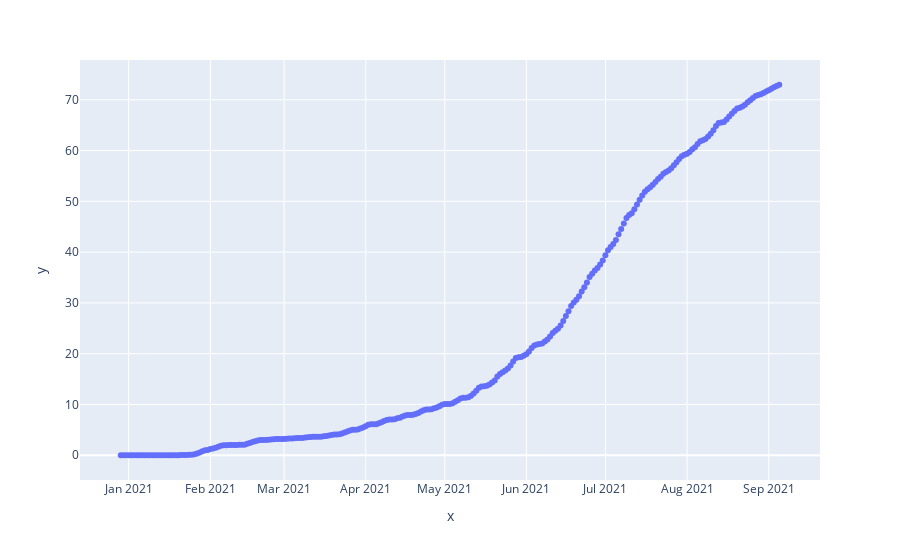

The notebook cell this image was saved under:
### Code cell
px.scatter(x=df2['VaccinationDate'], y=df2['FullyPercent'])
#px.scatter(x=df1['VaccinationDate'], y=df1['FullyPercent'])

### Figure 1 — Plotly figure (JSON) as saved in the notebook; plotly's stock layout.template omitted (floating-point values rounded to 4 significant figures; data arrays with more than 128 entries replaced by an {"elided": "..."} marker saying what was removed)
{"data": [{"hovertemplate": "x=%{x}<br>y=%{y}<extra></extra>", "legendgroup": "", "marker": {"color": "#636efa", "symbol": "circle"}, "mode": "markers", "name": "", "orientation": "v", "showlegend": false, "type": "scatter", "x": {"elided": "251 str values"}, "xaxis": "x", "y": {"elided": "251 float values"}, "yaxis": "y"}], "layout": {"legend": {"tracegroupgap": 0}, "margin": {"t": 60}, "xaxis": {"anchor": "y", "domain": [0, 1], "title": {"text": "x"}}, "yaxis": {"anchor": "x", "domain": [0, 1], "title": {"text": "y"}}}}
